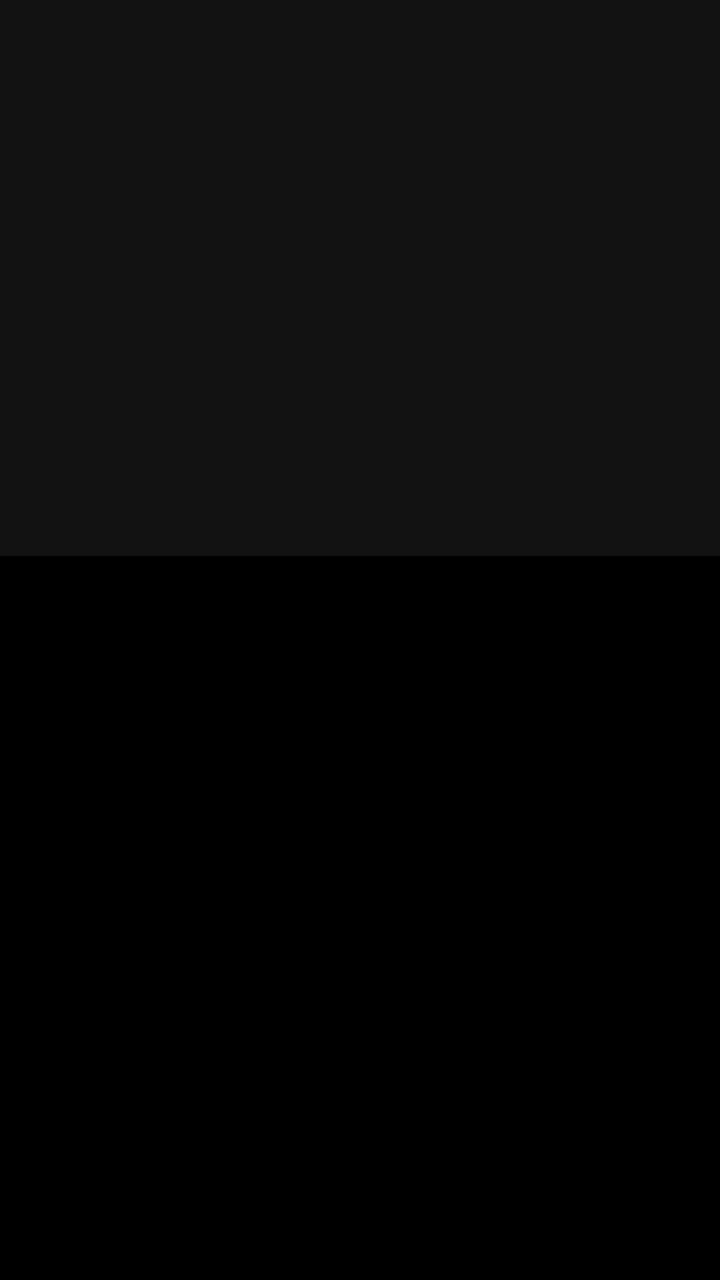
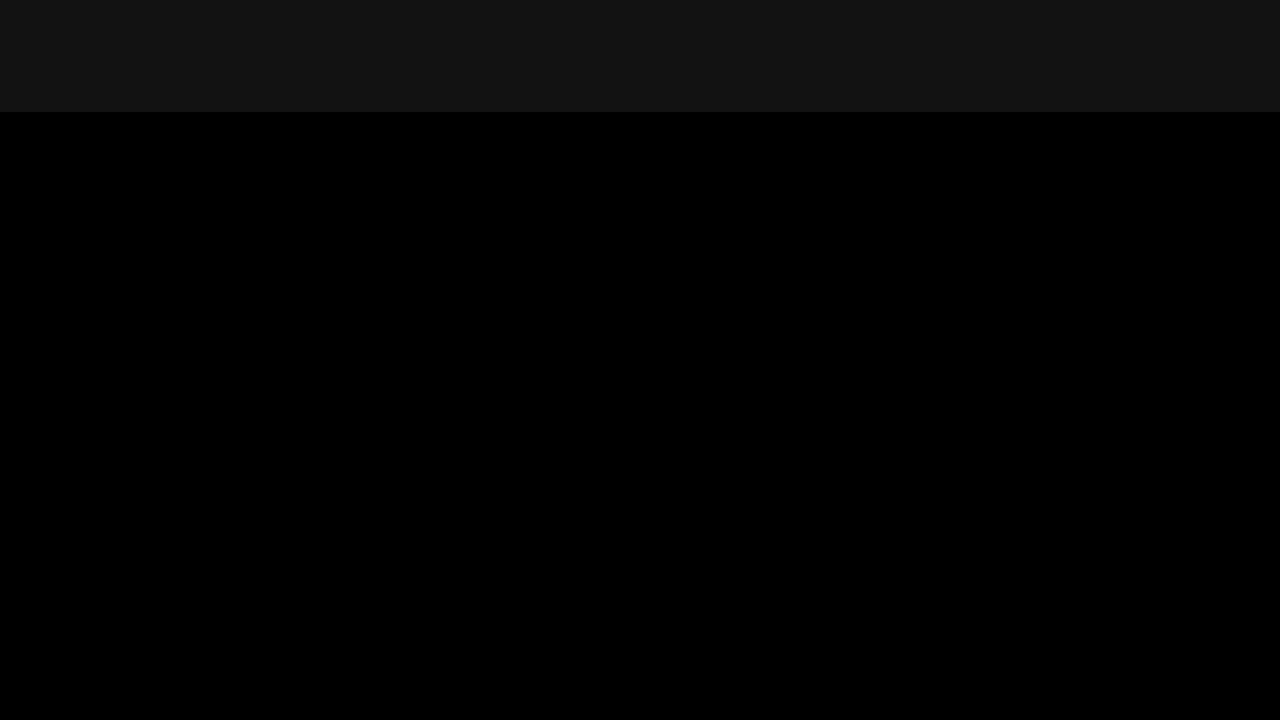

An Android layout and its configuration variant, each rendered on a device that would load it. The default file and the variant file are quoted in full after the pictures.
<!-- AndroidManifest.xml: application theme AppTheme -->
<!-- res/layout/fragment_recipe_detail.xml -->
<?xml version="1.0" encoding="utf-8"?>
<layout
    xmlns:android="http://schemas.android.com/apk/res/android"
    xmlns:app="http://schemas.android.com/apk/res-auto"
    xmlns:tools="http://schemas.android.com/tools">

    <data>

        <variable
            name="recipeDetail"
            type="com.developersbreach.bakingapp.model.Recipe" />
    </data>

    <androidx.coordinatorlayout.widget.CoordinatorLayout
        android:layout_width="match_parent"
        android:layout_height="match_parent"
        android:fitsSystemWindows="true"
        tools:context=".view.recipeDetail.RecipeDetailFragment">

        <com.google.android.material.appbar.AppBarLayout
            android:id="@+id/recipe_detail_appbarLayout"
            android:layout_width="match_parent"
            android:layout_height="@dimen/recipe_detail_head_image_height"
            android:fitsSystemWindows="true"
            android:theme="@style/ThemeOverlay.AppCompat.Dark.ActionBar">

            <com.google.android.material.appbar.CollapsingToolbarLayout
                android:id="@+id/collapsing_toolbar_layout"
                android:layout_width="match_parent"
                android:layout_height="match_parent"
                app:collapsedTitleTextAppearance="@style/TextAppearance.MaterialComponents.Headline5"
                app:contentScrim="?attr/colorPrimary"
                app:layout_scrollFlags="scroll|exitUntilCollapsed"
                app:titleEnabled="true"
                app:toolbarId="@id/detail_toolbar">

                <ImageView
                    android:id="@+id/detail_image"
                    recipeDetailImageView="@{recipeDetail.recipeImage}"
                    android:layout_width="match_parent"
                    android:layout_height="@dimen/recipe_detail_head_image_height"
                    android:fitsSystemWindows="true"
                    android:scaleType="centerCrop"
                    app:layout_collapseMode="parallax"
                    tools:ignore="ContentDescription" />

                <androidx.appcompat.widget.Toolbar
                    android:id="@+id/detail_toolbar"
                    android:layout_width="match_parent"
                    android:layout_height="?attr/actionBarSize"
                    app:layout_collapseMode="pin"
                    app:navigationIcon="@drawable/ic_up_button" />

            </com.google.android.material.appbar.CollapsingToolbarLayout>

        </com.google.android.material.appbar.AppBarLayout>

        <LinearLayout
            android:layout_width="match_parent"
            android:layout_height="match_parent"
            android:orientation="vertical"
            app:layout_behavior="@string/appbar_scrolling_view_behavior">

            <com.google.android.material.tabs.TabLayout
                android:id="@+id/recipe_detail_tabLayout"
                style="@style/TabLayoutStyleCustom"
                android:paddingTop="@dimen/tab_layout_padding_top"
                app:tabRippleColor="@android:color/transparent" />

            <androidx.viewpager2.widget.ViewPager2
                android:id="@+id/recipe_detail_view_pager"
                android:layout_width="match_parent"
                android:layout_height="match_parent"
                android:nestedScrollingEnabled="true"
                android:orientation="horizontal" />

        </LinearLayout>

    </androidx.coordinatorlayout.widget.CoordinatorLayout>

</layout>
<!-- resources referenced by this layout -->
<resources>
  <dimen name="recipe_detail_head_image_height">278dp</dimen>
  <dimen name="tab_layout_padding_top">8dp</dimen>
  <style name="TabLayoutStyleCustom" parent="Widget.MaterialComponents.TabLayout.Colored">
          <item name="android:layout_width">match_parent</item>
          <item name="android:layout_height">wrap_content</item>
          <item name="tabIndicatorColor">@color/colorTabIndicator</item>
          <item name="tabIndicatorFullWidth">false</item>
          <item name="tabTextColor">@color/selected_highlight</item>
          <item name="tabIconTint">@color/selected_highlight</item>
      </style>
  <style name="AppTheme" parent="Theme.MaterialComponents.NoActionBar">
          <item name="colorPrimary">@color/primaryColor</item>
          <item name="colorPrimaryDark">@color/primaryDarkColor</item>
          <item name="android:windowBackground">@color/window_background</item>
          <item name="android:windowFullscreen">true</item>
      </style>
  <color name="colorTabIndicator">#ffff63</color>
  <color name="primaryColor">#000000</color>
  <color name="primaryDarkColor">#000000</color>
  <color name="window_background">#000000</color>
</resources>
<!-- res/layout-land/fragment_recipe_detail.xml (the repository's variant of the layout above) -->
<!-- drawn on the phone turned sideways -->
<?xml version="1.0" encoding="utf-8"?>
<layout
    xmlns:android="http://schemas.android.com/apk/res/android"
    xmlns:app="http://schemas.android.com/apk/res-auto"
    xmlns:tools="http://schemas.android.com/tools">

    <data>

        <variable
            name="recipeDetail"
            type="com.developersbreach.bakingapp.model.Recipe" />
    </data>

    <androidx.coordinatorlayout.widget.CoordinatorLayout
        android:layout_width="match_parent"
        android:layout_height="match_parent"
        android:fitsSystemWindows="true"
        tools:context=".view.recipeDetail.RecipeDetailFragment">

        <com.google.android.material.appbar.AppBarLayout
            android:id="@+id/recipe_detail_appbarLayout"
            android:layout_width="match_parent"
            android:layout_height="?attr/actionBarSize"
            android:fitsSystemWindows="true"
            android:theme="@style/ThemeOverlay.AppCompat.Dark.ActionBar">

            <androidx.appcompat.widget.Toolbar
                android:id="@+id/detail_toolbar"
                android:layout_width="match_parent"
                android:layout_height="?attr/actionBarSize"
                app:layout_collapseMode="pin"
                app:navigationIcon="@drawable/ic_up_button" />

            <com.google.android.material.appbar.CollapsingToolbarLayout
                android:id="@+id/collapsing_toolbar_layout"
                android:layout_width="match_parent"
                android:layout_height="match_parent"
                android:visibility="gone"
                app:collapsedTitleTextAppearance="@style/TextAppearance.MaterialComponents.Headline5"
                app:contentScrim="?attr/colorPrimary"
                app:layout_scrollFlags="scroll|exitUntilCollapsed"
                app:titleEnabled="true"
                app:toolbarId="@id/detail_toolbar">

                <ImageView
                    android:id="@+id/detail_image"
                    recipeDetailImageView="@{recipeDetail.recipeImage}"
                    android:layout_width="match_parent"
                    android:layout_height="@dimen/recipe_detail_head_image_height"
                    android:fitsSystemWindows="true"
                    android:scaleType="centerCrop"
                    app:layout_collapseMode="parallax"
                    tools:ignore="ContentDescription" />

            </com.google.android.material.appbar.CollapsingToolbarLayout>

        </com.google.android.material.appbar.AppBarLayout>

        <LinearLayout
            android:layout_width="match_parent"
            android:layout_height="match_parent"
            android:orientation="vertical"
            app:layout_behavior="@string/appbar_scrolling_view_behavior">

            <com.google.android.material.tabs.TabLayout
                android:id="@+id/recipe_detail_tabLayout"
                style="@style/TabLayoutStyleCustom"
                android:paddingTop="@dimen/tab_layout_padding_top"
                app:tabRippleColor="@android:color/transparent" />

            <androidx.viewpager2.widget.ViewPager2
                android:id="@+id/recipe_detail_view_pager"
                android:layout_width="match_parent"
                android:layout_height="match_parent"
                android:nestedScrollingEnabled="true" />

        </LinearLayout>

    </androidx.coordinatorlayout.widget.CoordinatorLayout>
</layout>
